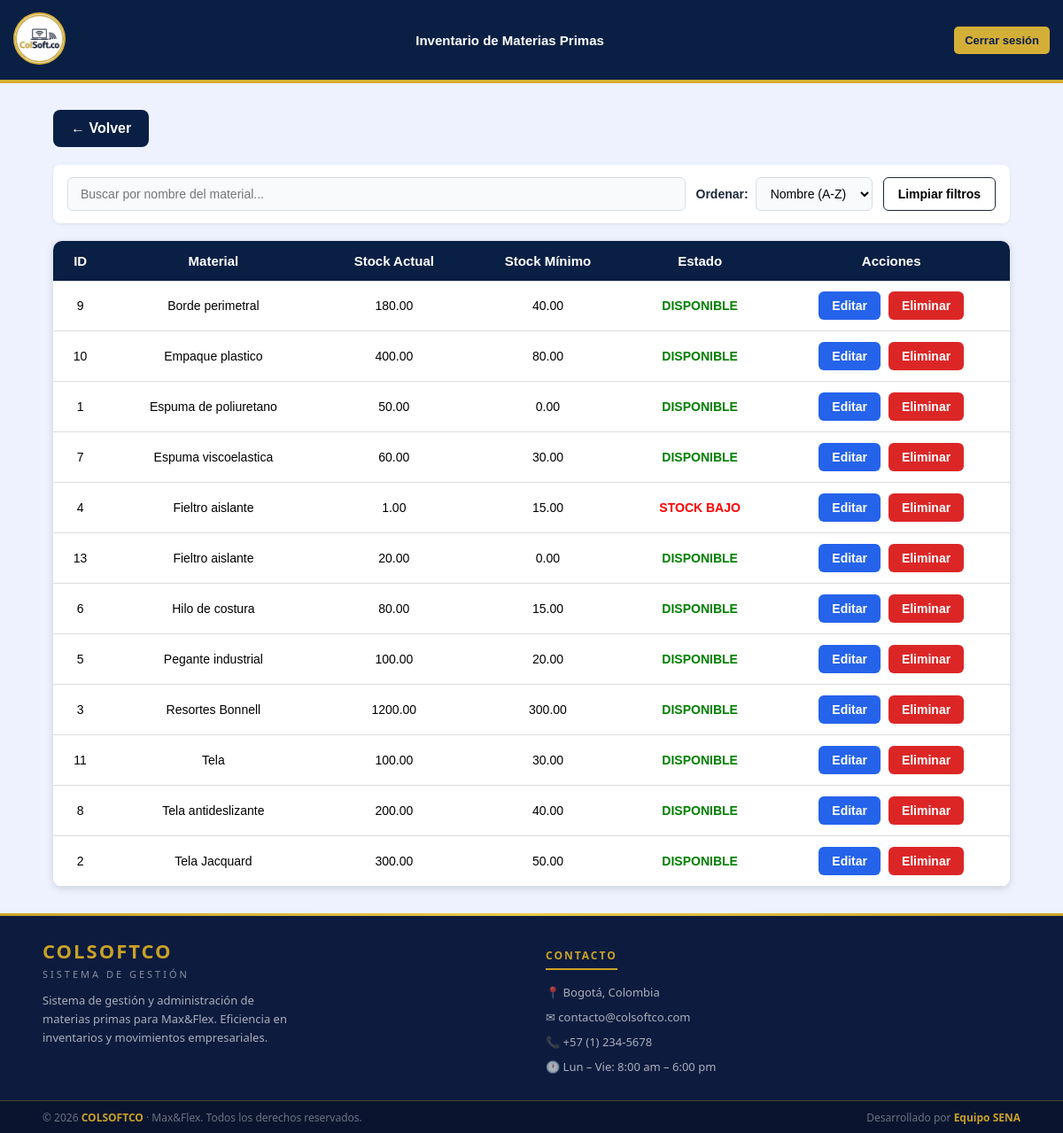
/view/inventario_materia_prima/inventario_materia_prima.php, run on an earlier commit of the app's database.
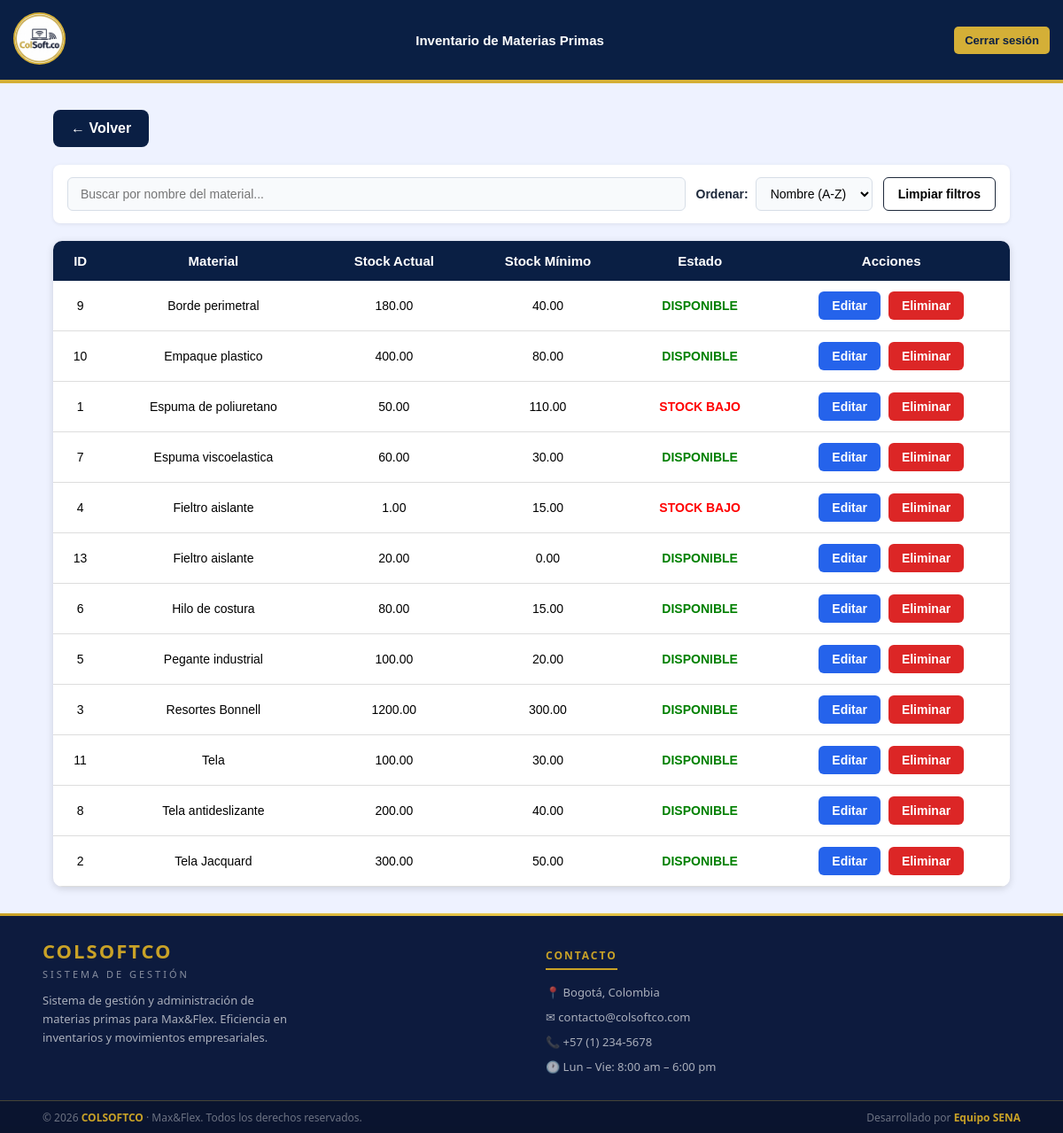
And on a later commit of the database.
### tables this page shows
CREATE TABLE `materias_primas` (
  `id_material` int(11) NOT NULL,
  `nombre_material` varchar(100) NOT NULL,
  `stock_actual` decimal(12,2) DEFAULT 0.00,
  `stock_minimo` decimal(12,2) NOT NULL,
  `id_unidad` int(11) DEFAULT NULL,
  `id_proveedor` int(11) DEFAULT NULL,
  `notificar_email` tinyint(1) NOT NULL DEFAULT 0,
  `correo_notificacion` varchar(150) DEFAULT NULL,
  `alerta_enviada` tinyint(1) NOT NULL DEFAULT 0
);

### view/inventario_materia_prima/inventario_materia_prima.php (the view, shortened to what this page needs)
<?php
$db = new Conexion();
$conn = $db->getConnection();
$sql = "
SELECT
    id_material,
    nombre_material,
    stock_actual,
    stock_minimo
FROM materias_primas
ORDER BY id_material ASC
";
$stmt = $conn->prepare($sql);
$stmt->execute();
$materiales = $stmt->fetchAll(PDO::FETCH_ASSOC);
?>
<!DOCTYPE html>
<html lang="es">
<head>
    <link rel="stylesheet" href="lista_inventario.css">
</head>
<body>
    <header class="header">
        <div class="logo">
            <a href="../../app/ir_panel.php">
                <img src="../../public/imagenes/logo.png" alt="logo">
            </a>
        </div>
        <div class="header-title">
            <h1>Inventario de Materias Primas</h1>
        </div>
        <button id="btnLogout" class="btn-logout" onclick="cerrarSesion()">
            Cerrar sesión
        </button>
    </header>
    <div class="container">
        <a class="btn-volver" href="../panel_admin/panel_admin.php">
            ← Volver
        </a>
        <div class="filtros-container">
            <div class="filtro-busqueda">
                <input
                    type="text"
                    id="inputBusquedaMaterial"
                    placeholder="Buscar por nombre del material...">
            </div>
            <div class="filtro-orden">
                <label for="selectOrden">Ordenar:</label>
                <select id="selectOrden">
                    <option value="az">Nombre (A-Z)</option>
                </select>
            </div>
            <button type="button" id="btnLimpiarFiltros" class="btn-limpiar-filtros">
                Limpiar filtros
            </button>
        </div>
        <div class="table-responsive">
            <table>
                <thead>
                    <tr>
                        <th>ID</th>
                        <th>Material</th>
                        <th>Stock Actual</th>
                        <th>Stock Mínimo</th>
                        <th>Estado</th>
                        <th>Acciones</th>
                    </tr>
                </thead>
                <tbody id="listaMateriales">
                    <?php foreach ($materiales as $m): ?>
                        <tr data-nombre="<?php echo htmlspecialchars(strtolower($m['nombre_material'])); ?>">
                            <td><?= $m['id_material'] ?></td>
                            <td><?= htmlspecialchars($m['nombre_material']) ?></td>
                            <td><?= $m['stock_actual'] ?></td>
                            <td><?= $m['stock_minimo'] ?></td>
                            <td>
                                <?php if ($m['stock_actual'] <= $m['stock_minimo']): ?>
                                    <span class="alerta">STOCK BAJO</span>
                                <?php else: ?>
                                    <span class="normal">DISPONIBLE</span>
                                <?php endif; ?>
                            </td>
                            <td class="acciones">
                                <a class="btn-editar" href="../../view/control_de_stock/inventario/editar_inventario.php?id=<?= $m['id_material'] ?>">
                                    Editar
                                </a>
                                <a href="../../view/control_de_stock/inventario/eliminar_inventario.php?id=<?= $m['id_material'] ?>" class="btn-eliminar">
                                    Eliminar
                                </a>
                            </td>
                        </tr>
                    <?php endforeach; ?>
                </tbody>
            </table>
        </div>
    </div>
    <footer>
        <div class="footer-divider"></div>
        <div class="footer-top">
            <div>
                <p class="footer-brand-name">COLSOFTCO</p>
                <p class="footer-brand-sub">Sistema de Gestión</p>
                <p class="footer-brand-desc">Sistema de gestión y administración de materias primas para Max&Flex. Eficiencia en inventarios y movimientos empresariales.</p>
            </div>
            <div>
                <p class="footer-col-title">Contacto</p>
                <div class="footer-contact-item">📍 Bogotá, Colombia</div>
                <div class="footer-contact-item">✉ contacto@colsoftco.com</div>
                <div class="footer-contact-item">📞 +57 (1) 234-5678</div>
                <div class="footer-contact-item">🕐 Lun – Vie: 8:00 am – 6:00 pm</div>
            </div>
        </div>
        <div class="footer-bottom">
            <span>© 2026 <strong>COLSOFTCO</strong> · Max&Flex. Todos los derechos reservados.</span>
            <span>Desarrollado por <strong>Equipo SENA</strong></span>
        </div>
    </footer>
</body>
</html>

What changed in the data, as far as the page shows it:
changed materias_primas "Espuma de poliuretano": stock_minimo "0.00" → "110.00"; stock_minimo "DISPONIBLE" → "STOCK BAJO"
